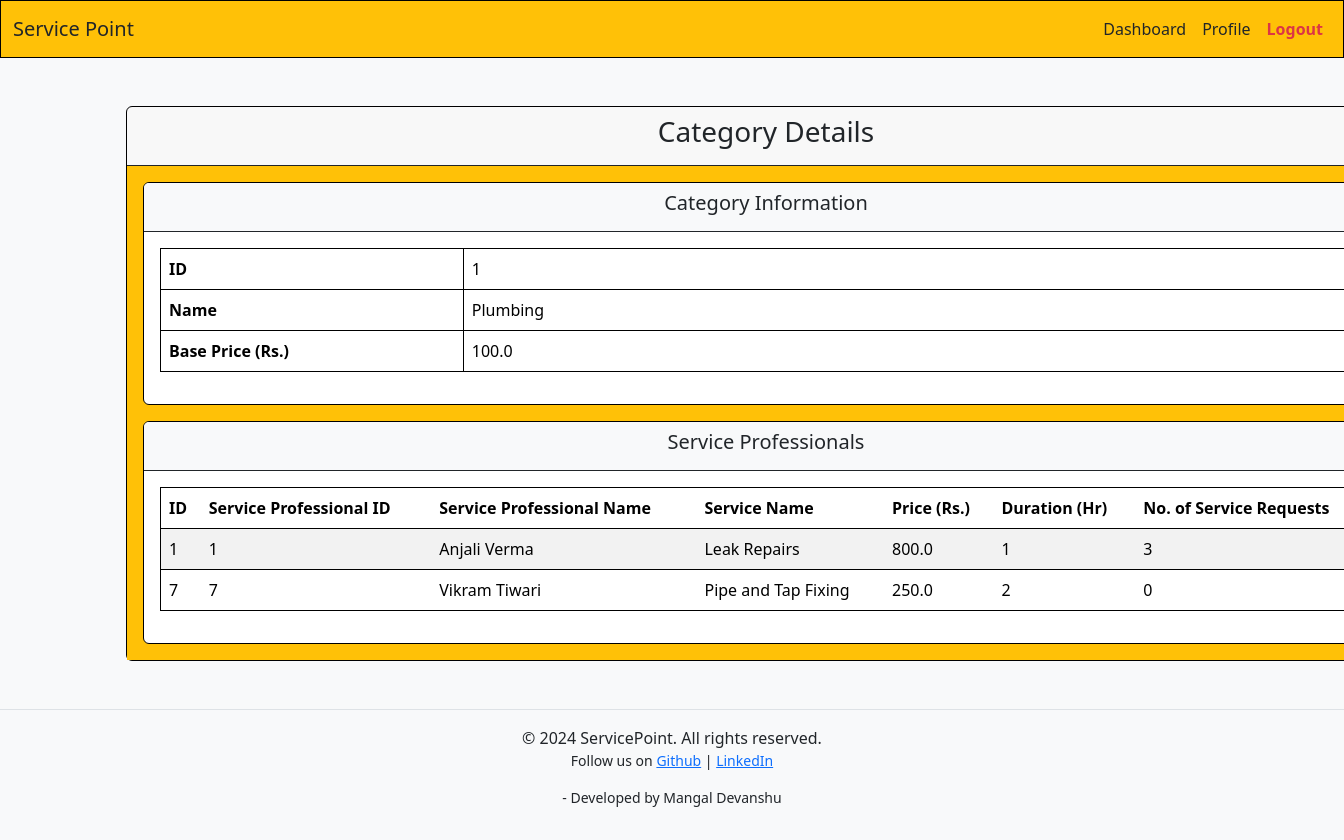
The app's page /category/1 (signed in) with its own data.
### models.py (models this page shows)
class Category(db.Model):
    id = db.Column(db.Integer, primary_key=True)
    name = db.Column(db.String(64), nullable=False, unique=True)
    base_price = db.Column(db.Float)
    services = db.relationship('Service', backref='category', lazy=True)

class Service(db.Model):
    id = db.Column(db.Integer, primary_key=True)
    category_id = db.Column(db.Integer, db.ForeignKey('category.id', name='fk_service_category'), nullable=False)
    service_professional_id = db.Column(db.Integer, db.ForeignKey('service_professional.id', name='fk_service_serviceprofessional'), nullable=False)
    name = db.Column(db.String(64), nullable=False)
    description = db.Column(db.String(256), nullable=True)
    price = db.Column(db.Float, nullable=False)
    time = db.Column(db.Integer, nullable=False)
    area_pincode = db.Column(db.String(6), nullable=False)
    created_at = db.Column(db.DateTime, default=datetime.utcnow, nullable=False)
    reviews = db.relationship('Review', backref='service', lazy=True)
    service_requests = db.relationship('ServiceRequest', backref='service', lazy=True)

class ServiceProfessional(db.Model):
    id = db.Column(db.Integer, primary_key=True)
    service = db.relationship('Service', backref='service_professional', lazy=True, uselist=False)
    service_requests = db.relationship('ServiceRequest', backref='service_request_professional', lazy=True)
    name = db.Column(db.String(64), nullable=False)
    email = db.Column(db.String(128), unique=True, nullable=False)
    category = db.Column(db.String(64), db.ForeignKey('category.name', name='fk_serviceprofessional_category'), nullable=False)
    description = db.Column(db.String(256), nullable=True)
    experience = db.Column(db.Integer, nullable=False)
    username = db.Column(db.String(32), unique=True, nullable=False)
    passhash = db.Column(db.String(256), nullable=False)
    approved = db.Column(db.Boolean, nullable=False, default=False)
    blocked = db.Column(db.Boolean, nullable=False, default=False)
    created_at = db.Column(db.DateTime, default=datetime.utcnow, nullable=False)
    transactions = db.relationship('Transaction', backref='service_professional', lazy=True)

### routes.py (the view)
@app.route('/category/<int:id>')
@login_required
@admin_required
def show_category(id):
    print("Category page requested")
    category=Category.query.get(id)
    services=Service.query.filter_by(category_id=id).all()
    professionals=ServiceProfessional.query.filter_by(category=id).all()
    return render_template("category.html",category=category,services=services,professionals=professionals)

### routes.py (called while the page is built)
def login_required(func):
    @wraps(func)
    def inner(*args, **kwargs):
        if 'logged_in' in session:
            return func(*args, **kwargs)
        else:
            flash("You are not authorized to view this page, please login")
            return redirect(url_for('show_login'))
    return inner

def admin_required(func):
    @wraps(func)
    def inner(*args, **kwargs):
        if 'logged_in' in session and session['user_type']=="admin":
            return func(*args, **kwargs)
        else:
            flash("You are not authorized to view this page")
            return redirect(url_for('show_login'))
    return inner

### templates/category.html (shortened to what this page needs)
{% extends 'layout.html' %}
{% block content %}
<div class="container">
  <div class="card border border-black mx-auto mt-5" style="width: 80rem;">
    <div class="card-header border-bottom border-dark">
      <h2 class="fs-3 text-center">Category Details</h2>
    </div>
    <div class="card-body bg-warning">
      <div class="card border border-black mb-3">
        <div class="card-header bg-light border-bottom border-dark">
          <h3 class="fs-5 text-center">Category Information</h3>
        </div>
        <div class="card-body">
          <table class="table table-bordered border border-black">
            <tr>
              <td class="fw-bold" style="width: 25%;">ID</td>
              <td style="width: 75%;">{{ category.id }}</td>
            </tr>
            <tr>
              <td class="fw-bold" style="width: 25%;">Name</td>
              <td style="width: 75%;">{{ category.name }}</td>
            </tr>
            <tr>
              <td class="fw-bold" style="width: 25%;">Base Price (Rs.)</td>
              <td style="width: 75%;">{{ category.base_price }}</td>
            </tr>
          </table>
        </div>
      </div>
      <div class="card border border-black">
        <div class="card-header bg-light border-bottom border-dark">
          <h3 class="fs-5 text-center">Service Professionals</h3>
        </div>
        <div class="card-body">
          <table class="table table-striped table-hover border border-black">
            <thead class="thead-dark">
              <tr>
                <th>ID</th>
                <th>Service Professional ID</th>
                <th>Service Professional Name</th>
                <th>Service Name</th>
                <th>Price (Rs.)</th>
                <th>Duration (Hr)</th>
                <th>No. of Service Requests</th>
              </tr>
            </thead>
            <tbody>
              {% for service in category.services %}
              <tr>
                <td>{{ service.id }}</td>
                <td>{{ service.service_professional_id }}</td>
                <td>{{ service.service_professional.name }}</td>
                <td>{{ service.name }}</td>
                <td>{{ service.price }}</td>
                <td>{{ service.time }}</td>
                <td>{{ service.service_requests|length }}</td>
              </tr>
              {% endfor %}
            </tbody>
          </table>
        </div>
      </div>
    </div>
  </div>
</div>
{% endblock %}

### records on screen
Category: id "1", name "Plumbing", base_price "100.0"
Service: id "1", service_professional_id "1", service_professional.name "Anjali Verma", name "Leak Repairs", price "800.0", time "1", service_requests|length "3"
Service: id "7", service_professional_id "7", service_professional.name "Vikram Tiwari", name "Pipe and Tap Fixing", price "250.0", time "2", service_requests|length "0"
